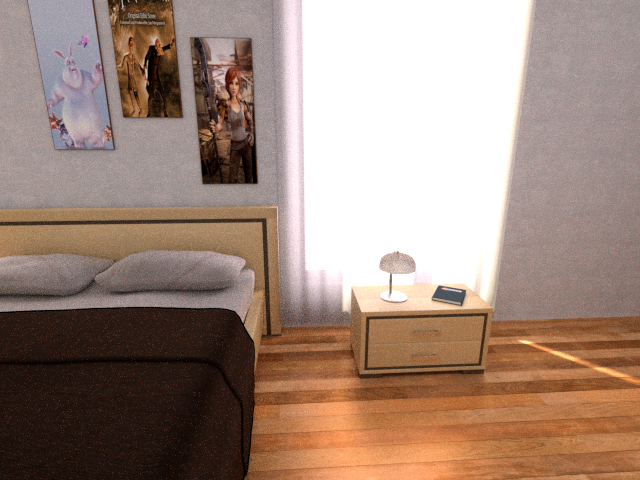
#> input picture data/cofusion/Color0001.png, 640 x 480 px; the run also reads 1 picture not shown here
$ python rgbdutils.py
#> lines starting #> are read from the running program, lines starting #| are printed output that depends on the picture; long printed decimals are rounded
import cv2 as cv
import numpy as np


# TODO width and height may be not needed as parameters
def bilinear_interpolation(img: np.ndarray, x: float, y: float, width: int, height: int):
    valid = np.nan

    x0 = np.floor(x).astype(np.uint16)
    y0 = np.floor(y).astype(np.uint16)
    x1 = x0 + 1
    y1 = y0 + 1

    w_x0 = x1 - x
    w_x1 = 1 - w_x0
    w_y0 = y1 - y
    w_y1 = 1 - w_y0

    if x0 < 0 or x0 >= width:
        w_x0 = 0
    if x1 < 0 or x1 >= width:
        w_x1 = 0
    if y0 < 0 or y0 >= height:
        w_y0 = 0
    if y1 < 0 or y1 >= height:
        w_y1 = 0

    w00 = w_x0 * w_y0
    w10 = w_x1 * w_y0
    w01 = w_x0 * w_y1
    w11 = w_x1 * w_y1

    w_all = w00 + w01 + w10 + w11
    total = 0
    if w00 > 0:
        total += img[y0, x0] * w00
    if w01 > 0:
        total += img[y1, x0] * w01
    if w10 > 0:
        total += img[y0, x1] * w10
    if w11 > 0:
        total += img[y1, x1] * w11

    if w_all > 0:
        valid = total / w_all

    return valid


def downsample_image(img: np.ndarray):

    img_ds = (img[0::2, 0::2] + img[0::2, 1::2] + img[1::2, 0::2] + img[1::2, 1::2]) / 4.

    return img_ds


def downsample_depth(depth: np.ndarray):
    depth_ds = np.stack([depth[0::2, 0::2], depth[0::2, 1::2], depth[1::2, 0::2], depth[1::2, 1::2]], axis=2)
    num_valid_depth = np.count_nonzero(depth_ds, axis=2)
    num_valid_depth[np.where(num_valid_depth == 0)] = 1 # To avoid divid by 0

    depth_ds = np.sum(depth_ds, axis=2) / num_valid_depth

    return depth_ds


def construct_pyramid(curr_img, prev_img, curr_depth, prev_depth, K, num_levels):
    curr_img_pyr, prev_img_pyr, curr_depth_pyr, prev_depth_pyr, K_pyr = [], [], [], [], []
    curr_img_pyr.append(curr_img)
    prev_img_pyr.append(prev_img)
    curr_depth_pyr.append(curr_depth)
    prev_depth_pyr.append(prev_depth)
    K_pyr.append(K)

    for _ in range(num_levels - 1):
        K_ds = np.copy(K_pyr[-1])
        K_ds[:2, :3] = K_ds[:2, :3] / 2
        K_pyr.append(K_ds)

        curr_img_ds = downsample_image(curr_img_pyr[-1])
        curr_img_pyr.append(curr_img_ds)
        curr_depth_ds = downsample_depth(curr_depth_pyr[-1])
        curr_depth_pyr.append(curr_depth_ds)

        prev_img_ds = downsample_image(prev_img_pyr[-1])
        prev_img_pyr.append(prev_img_ds)
        prev_depth_ds = downsample_depth(prev_depth_pyr[-1])
        prev_depth_pyr.append(prev_depth_ds)

    return curr_img_pyr, prev_img_pyr, curr_depth_pyr, prev_depth_pyr, K_pyr


def test():
    prev_image = cv.imread('../data/cofusion/Color0001.png').astype(np.float32)
    prev_image = cv.cvtColor(prev_image, cv.COLOR_BGR2GRAY)
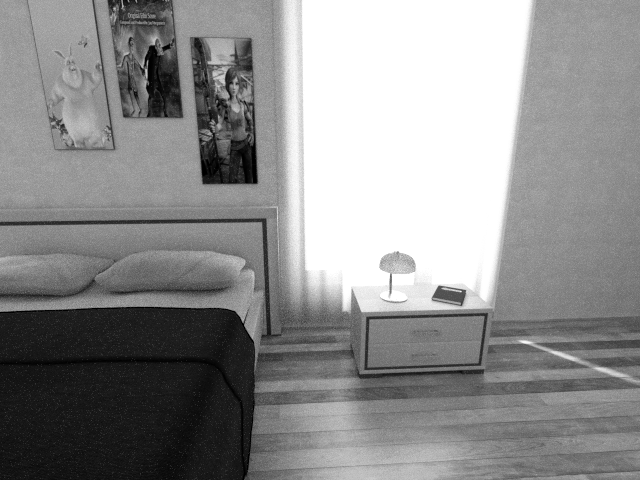
#> prev_image: shape (480, 640) float32; min 0, max 255, mean 142.4
    curr_image = cv.imread('../data/cofusion/Color0002.png').astype(np.float32)
    curr_image = cv.cvtColor(curr_image, cv.COLOR_BGR2GRAY)
#> curr_image: shape (480, 640) float32
    prev_depth = cv.imread('../data/cofusion/Depth0001.png', cv.IMREAD_UNCHANGED).astype(np.float32)
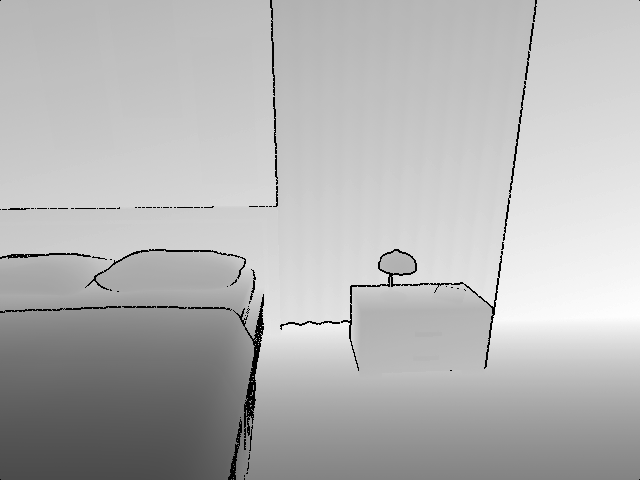
#> input picture data/cofusion/Depth0001.png, 640 x 480 px
#> prev_depth: shape (480, 640) float32; min 0, max 255, mean 180.5
    curr_depth = cv.imread('../data/cofusion/Depth0002.png', cv.IMREAD_UNCHANGED).astype(np.float32)
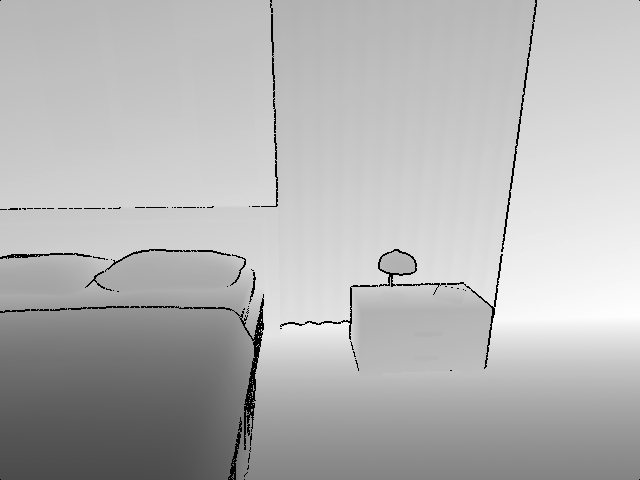
#> input picture data/cofusion/Depth0002.png, 640 x 480 px
#> curr_depth: shape (480, 640) float32; min 0, max 255, mean 180.5

    patch = prev_image[:2, :2]
#> patch = [[153.3, 153.9], [149.8, 155]]

    K = np.asarray(
        [[360,  0, 320],
         [0,  360, 240],
         [0,    0,   1]]
        )

    curr_img_pyr, prev_img_pyr, curr_depth_pyr, prev_depth_pyr, K_pyr = construct_pyramid(curr_image, prev_image, curr_depth, prev_depth, K, 2)
#> the loop in construct_pyramid, `for _ in range(num_levels - 1):` made 1 pass
#> pass 1, in downsample_depth, `depth_ds = np.stack([depth[0::2, 0::2], depth[0::2, 1::2], depth[1::2,..`:
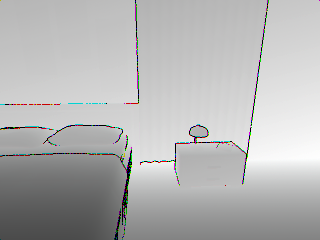
#> depth_ds: shape (240, 320, 4) float32; mean of channels 0, 1, 2, 3 180.5, 180.6, 180.4, 180.5; drawn as B, G, R
#> pass 1, in downsample_depth, `num_valid_depth = np.count_nonzero(depth_ds, axis=2)`:
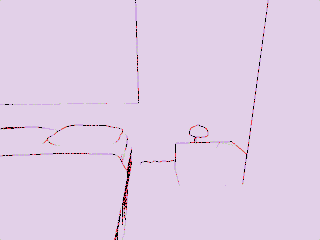
#> num_valid_depth: shape (240, 320) int64; 5 distinct labels, from 0 to 4; one colour per label, 0 black
#> after the loop in construct_pyramid, `for _ in range(num_levels - 1):`: K_pyr = [[[360, 0, 320], [0, 360, 240], [0, 0, 1]], [[180, 0, 160], [0, 180, 120], [0, 0, 1]]]; curr_depth_pyr = 2 items
#> curr_img_pyr = 2 items; prev_img_pyr = 2 items; curr_depth_pyr = 2 items; prev_depth_pyr = 2 items

    cv.imshow("downsample rgb", curr_img_pyr[-1].astype(np.uint8))
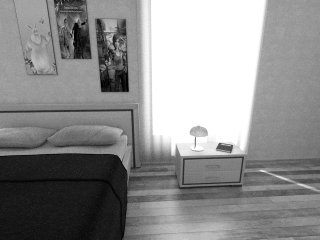
#> window 'downsample rgb': shape (240, 320); min 0, max 255, mean 142
    cv.waitKey(20000)

    cv.imshow('downsample depht', curr_depth_pyr[-1].astype(np.uint8))
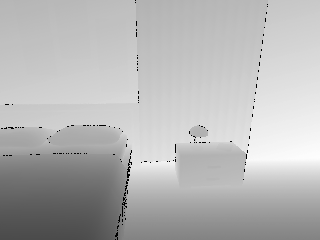
#> window 'downsample depht': shape (240, 320); min 0, max 254, mean 182
    cv.waitKey(20000)
    cv.destroyAllWindows()
    print(curr_img_pyr[-1])
#> (printed output is left out)
    print(K_pyr[-1])
#| [[180   0 160]
#|  [  0 180 120]
#|  [  0   0   1]]
    print(patch, '\n', downsample_image(patch))
#| [[153.289   153.855]
#|  [149.762   155.040]]
#|  [[152.987]]


if __name__ == '__main__':
    a = np.arange(9).reshape(3, 3)
    h, w = a.shape
    print(a)
    u = 1.5
    v = 1.5
    print(bilinear_interpolation(a, u, v, w, h))

    b = np.arange(16).reshape(4, 4)
    b_ds = downsample_image(b)
    print('raw matrix: \n', b, "\ndownsampled matrix: \n", b_ds)

    test()
